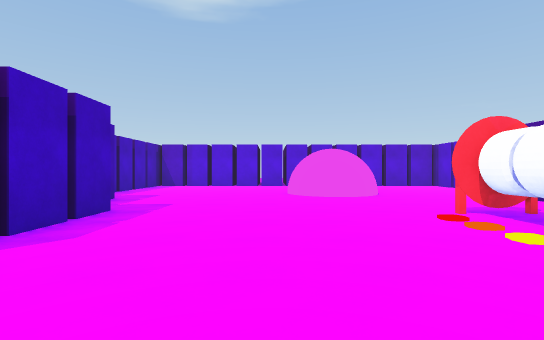
view 1 (above)

17 first-person views from a walk through a scene from a Unity 3-D project. The camera is 1.4 m above the floor, looks level and sees 85° across. The floor is counted in squares, 1.8 m on a side. Each view is taken from the middle of a square. On the plan, view 1 faces up. The plan holds only what a view shows up to about 10 squares ahead; the rest is blank. The place goes on beyond the plan. The player is left out.

view 2
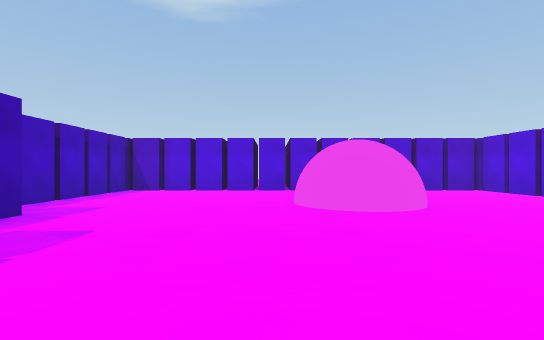

view 3
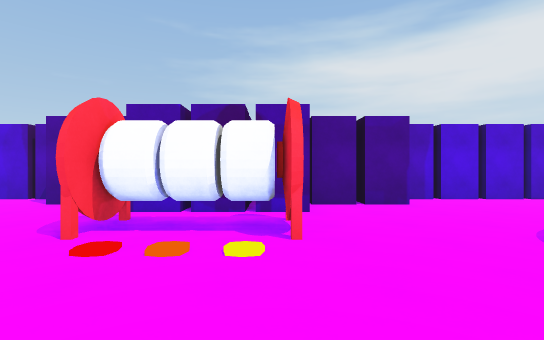

view 4
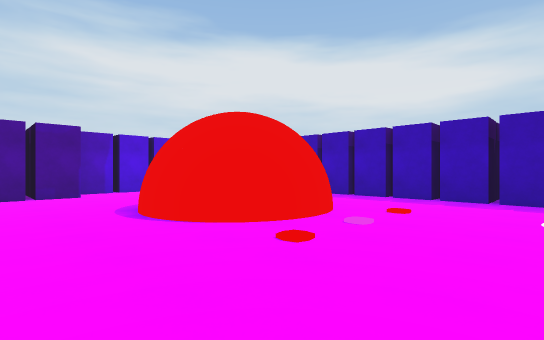

view 5
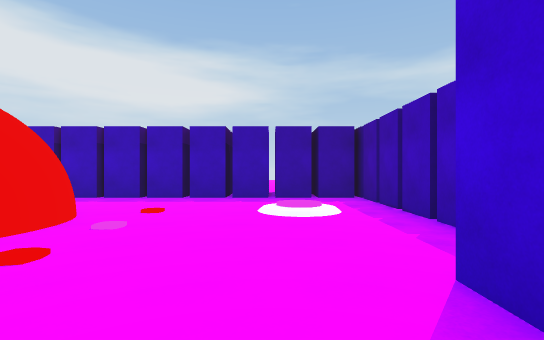

view 6
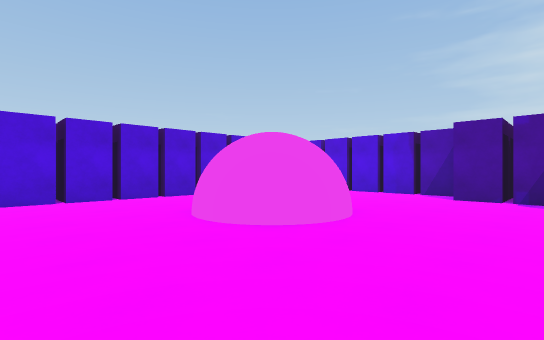

view 7
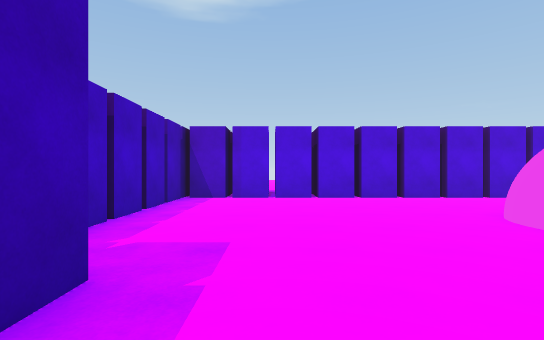

view 8
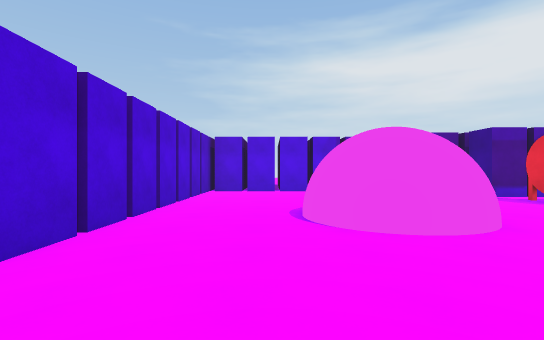

view 9
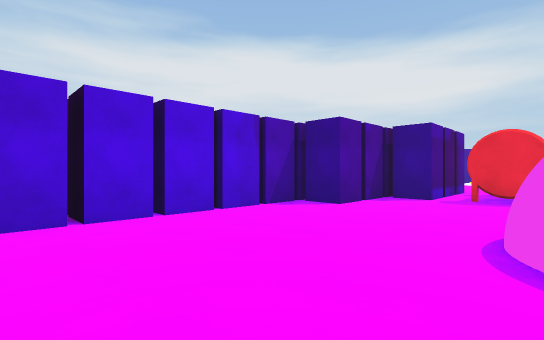

view 10
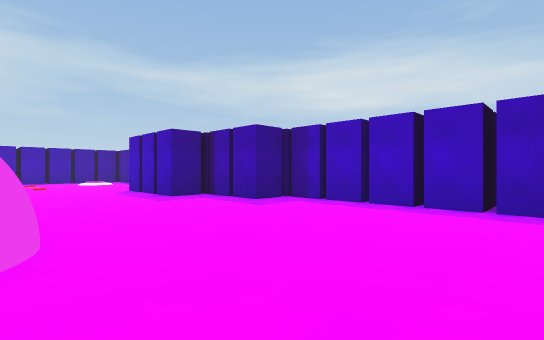

view 11
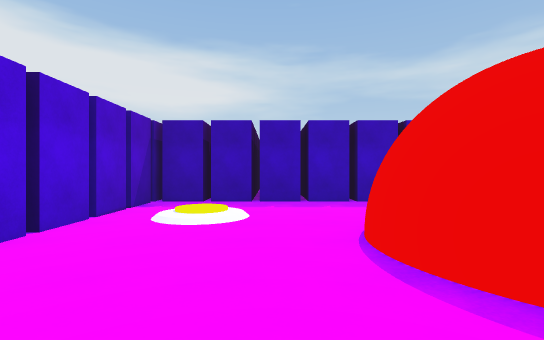

view 12
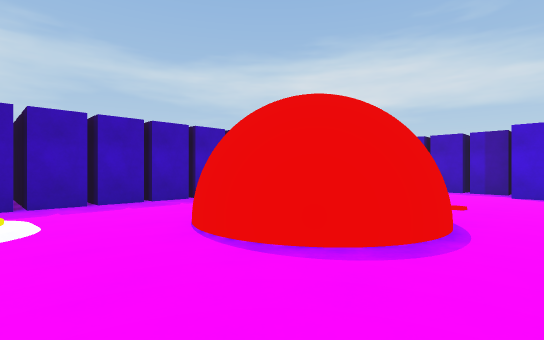

view 13
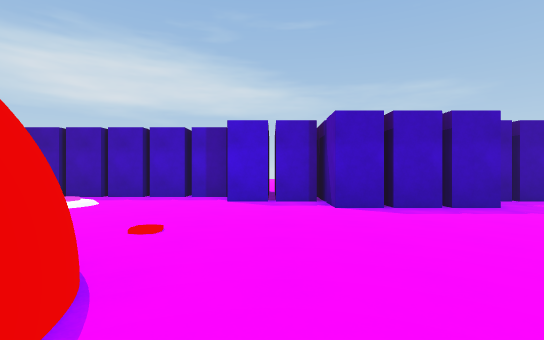

view 14
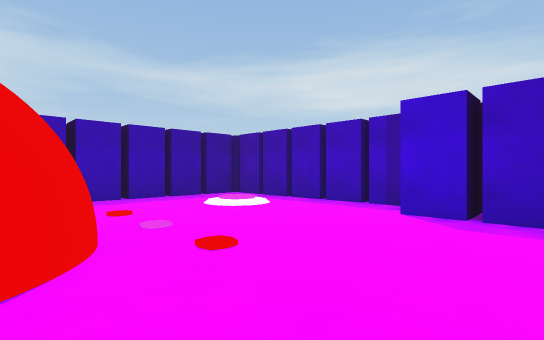

view 15
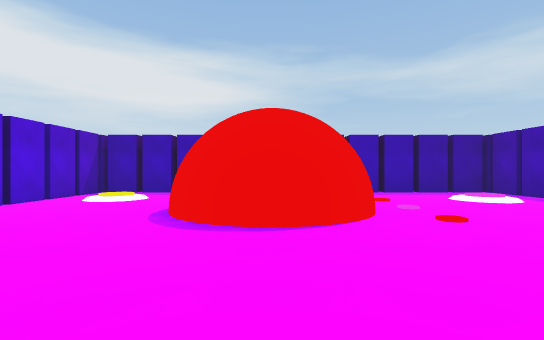

view 16
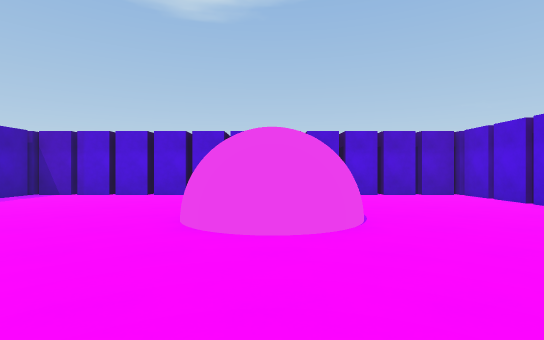

view 17
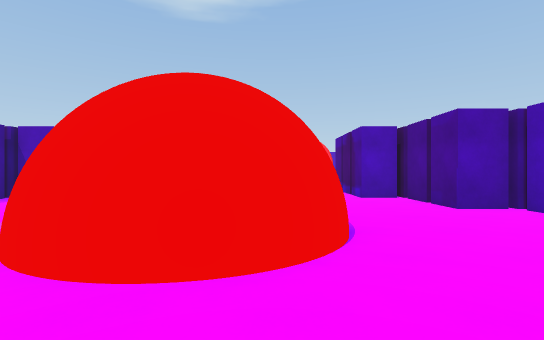

### Floor plan
Key: @ floor where view 1 was taken; # wall or solid block; . main floor; : floor 0.25 m higher than the main floor; / step, stairs or slope; O other object.
Columns run from 6 left of view 1 to 8 right of it. Each row starts with its distance up from view 1.
 15 ###############
 14 #.............#
 13 #.............#
 12 #.............#
 11 #......OOO....#
 10 #......O O....#
  9 #......OOO....#
  8 ##...........##
  7  #...........##
  6  #...........#
  5  ###......O.##
  4   ##......O.##
  3  ###......O.##
  2 ##...........#
  1 ##...........##
  0 ##....@.O....##
 -1 #......O O....#
 -2 #.....O   O...#
 -3 #.//...O O....#
 -4 #.//....O...:/#
 -5 #.............#
 -6 #.............#
 -7 ###############

Positions as (right, up) in squares from view 1, and headings:
1: (0, 0), facing up
2: (0, 3), facing up
3: (0, 3), facing right
4: (-3, 2), facing down-right
5: (-3, 2), facing down
6: (-2, 6), facing up-right
7: (-3, 6), facing up
8: (-3, 12), facing right
9: (3, 14), facing down-right
10: (1, 14), facing down-left
11: (5, 1), facing down
12: (6, 1), facing down-left
13: (3, 1), facing left
14: (1, 2), facing down-left
15: (2, 4), facing down
16: (2, 5), facing up
17: (3, -6), facing up
